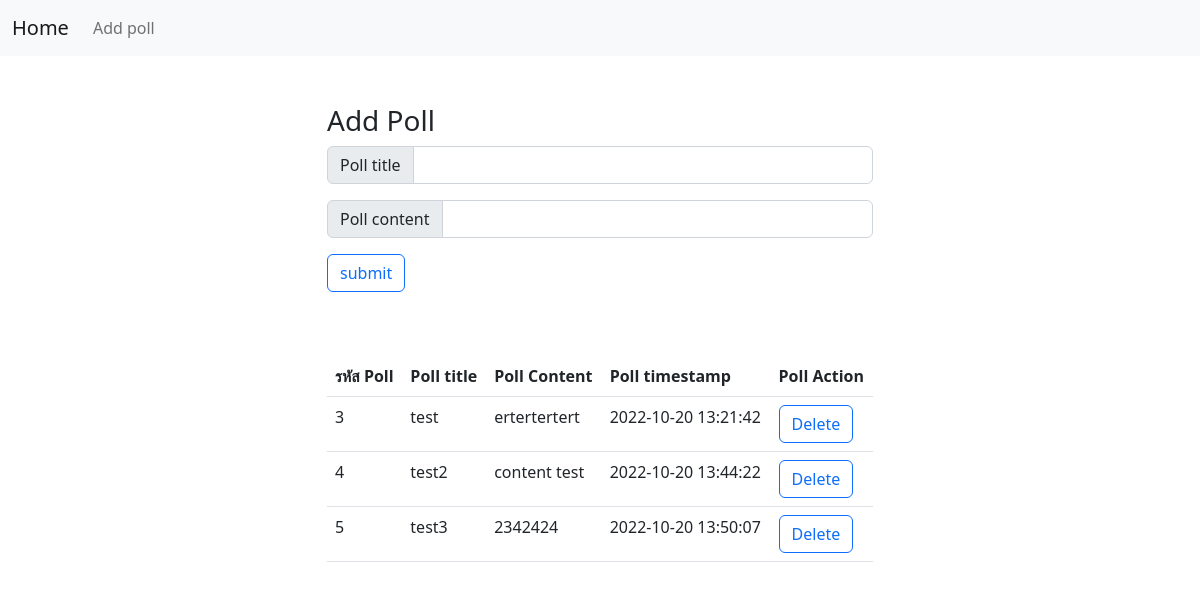
/pages/addpoll.php (signed in), run on the app's committed database.
### tables this page shows
CREATE TABLE `polls` (
  `poll_id` int(10) NOT NULL,
  `poll_title` varchar(100) NOT NULL,
  `poll_content` varchar(250) NOT NULL,
  `poll_own` int(10) NOT NULL,
  `poll_status` int(1) NOT NULL DEFAULT 1,
  `poll_timestamp` timestamp NOT NULL DEFAULT current_timestamp()
);

### services/functions/poll_myself.php (called while the page is built)
<?php
require_once("./../services/connect.php");
$userid = $_SESSION['userid'];
$query_poll = "SELECT * FROM polls WHERE poll_own = '$userid'";
$result_poll = mysqli_query($conn, $query_poll);
$result_fetch_poll = mysqli_fetch_all($result_poll);

### pages/addpoll.php (the view, shortened to what this page needs)
<?php
require_once("./../services/connect.php");
?>
<!DOCTYPE html>
<html lang="en">
<head>
  <link rel="stylesheet" href="./../bs5/css/bootstrap.min.css">
</head>
<body>
  <?php include('./components/navbar.php') ?>
  <div class="container">
    <div class="row mt-5">
      <div class="col-3"></div>
      <div class="col-6">
        <?php
        require_once("./../services/functions/poll_myself.php");
        ?>
        <h3>Add Poll</h3>
        <form action="./../services/addpoll.php" method="post">
          <div class="input-group mb-3">
            <span for="" class="input-group-text">Poll title</span>
            <input type="text" name="poll_title" class="form-control" id="">
          </div>
          <div class="input-group mb-3">
            <span for="" class="input-group-text">Poll content</span>
            <input type="text" name="poll_content" class="form-control" id="">
          </div>
          <div class="input-group mb-3">
            <input type="submit" class="btn btn-outline-primary" name="submit" value="submit">
          </div>
        </form>
      </div>
      <div class="col-3"></div>
    </div>
    <div class="row mt-5">
      <div class="col-3"></div>
      <div class="col-6">
        <table class="table hover">
          <tr>
            <th>รหัส Poll</th>
            <th>Poll title</th>
            <th>Poll Content</th>
            <th>Poll timestamp</th>
            <th>Poll Action</th>
          </tr>
          <?php if ($result_fetch_poll) {
            foreach ($result_fetch_poll as $poll) {
          ?>
          <tr>
            <td><?= $poll['0'] ?></td>
            <td><?= $poll['1'] ?></td>
            <td><?= $poll['2'] ?></td>
            <td><?= $poll['5'] ?></td>
            <td><a href="./addpoll.php?id=<?= $poll['0'] ?>" class="btn btn-outline-primary">Delete</a></td>
          </tr>
          <?php }
          } ?>
        </table>
      </div>
      <div class="col-3"></div>
    </div>
  </div>
</body>
</html>

### data on the page
polls: poll_id "3", poll_title "test", poll_content "ertertertert", poll_timestamp "2022-10-20 13:21:42"
polls: poll_id "4", poll_title "test2", poll_content "content test", poll_timestamp "2022-10-20 13:44:22"
polls: poll_id "5", poll_title "test3", poll_content "2342424", poll_timestamp "2022-10-20 13:50:07"
